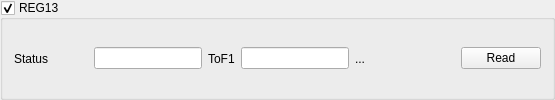
        <widget class="CustomControls::FoldingBox" name="grREG13">
         <property name="title">
          <string>REG13</string>
         </property>
         <property name="checkable">
          <bool>true</bool>
         </property>
         <layout class="QHBoxLayout" name="horizontalLayout">
          <item>
           <widget class="QLabel" name="label_126">
            <property name="text">
             <string>Status</string>
            </property>
           </widget>
          </item>
          <item>
           <spacer name="horizontalSpacer_9">
            <property name="orientation">
             <enum>Qt::Horizontal</enum>
            </property>
            <property name="sizeHint" stdset="0">
             <size>
              <width>40</width>
              <height>20</height>
             </size>
            </property>
           </spacer>
          </item>
          <item>
           <widget class="CustomControls::LineEdit" name="leR13_0_7"/>
          </item>
          <item>
           <widget class="QLabel" name="label_160">
            <property name="text">
             <string>ToF1</string>
            </property>
           </widget>
          </item>
          <item>
           <widget class="CustomControls::LineEdit" name="leR13_8_17"/>
          </item>
          <item>
           <widget class="QLabel" name="lbR13_8_17_info">
            <property name="minimumSize">
             <size>
              <width>100</width>
              <height>0</height>
             </size>
            </property>
            <property name="text">
             <string>...</string>
            </property>
           </widget>
          </item>
          <item>
           <widget class="CustomControls::PushButton" name="pbNM_ReadREG13">
            <property name="text">
             <string>Read</string>
            </property>
           </widget>
          </item>
         </layout>
        </widget>
